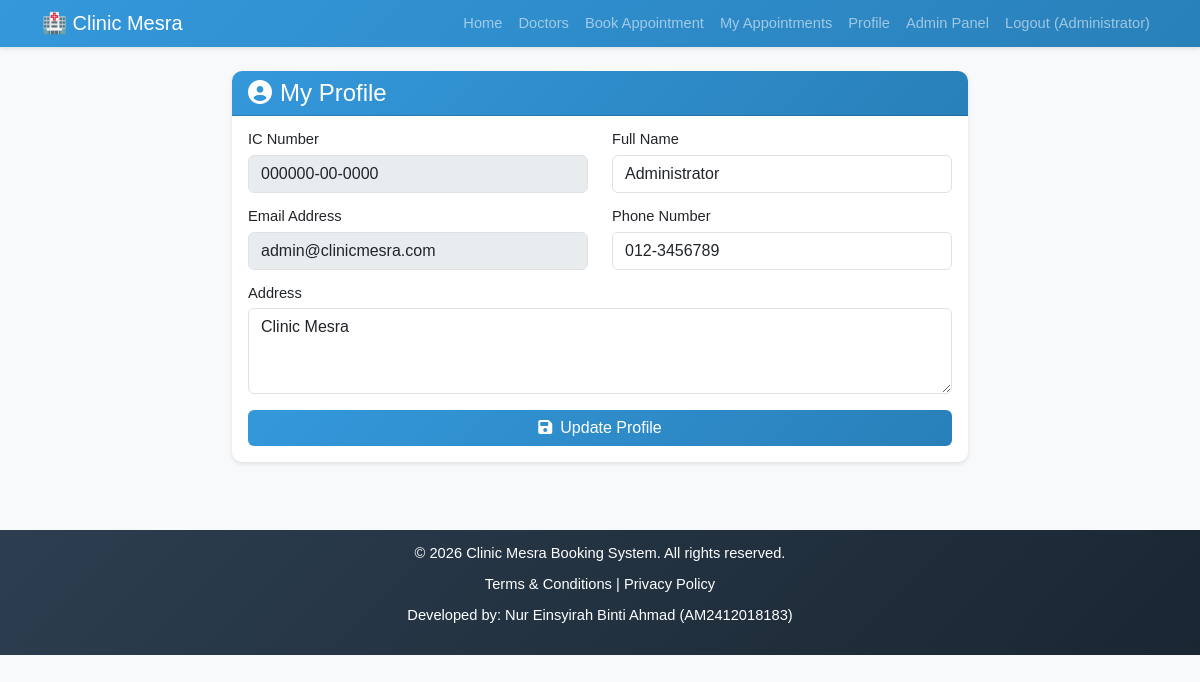
The app's page /profile.php (signed in) with its own data.
### tables this page shows
CREATE TABLE users (
    user_id INT PRIMARY KEY AUTO_INCREMENT,
    ic_number VARCHAR(20) UNIQUE NOT NULL,
    full_name VARCHAR(100) NOT NULL,
    email VARCHAR(100) UNIQUE NOT NULL,
    phone VARCHAR(15) NOT NULL,
    address TEXT,
    password VARCHAR(255) NOT NULL,
    registration_date DATETIME DEFAULT CURRENT_TIMESTAMP,
    role ENUM('patient','admin') DEFAULT 'patient'
);

### profile.php (the view, shortened to what this page needs)
<?php
require_once 'includes/config.php';
$sql = "SELECT * FROM users WHERE user_id = ?";
$stmt = $pdo->prepare($sql);
$stmt->execute([$_SESSION['user_id']]);
$user = $stmt->fetch();
include 'includes/header.php';
?>
<div class="row justify-content-center">
    <div class="col-md-8">
        <div class="card">
            <div class="card-header">
                <h4 class="mb-0"><i class="fas fa-user-circle me-2"></i>My Profile</h4>
            </div>
            <div class="card-body">
                <form method="POST" action="">
                    <div class="row">
                        <div class="col-md-6 mb-3">
                            <label class="form-label">IC Number</label>
                            <input type="text" class="form-control" value="<?php echo $user['ic_number']; ?>" readonly disabled>
                        </div>
                        <div class="col-md-6 mb-3">
                            <label for="full_name" class="form-label">Full Name</label>
                            <input type="text" class="form-control" id="full_name" name="full_name"
                                   value="<?php echo $user['full_name']; ?>" required>
                        </div>
                    </div>
                    <div class="row">
                        <div class="col-md-6 mb-3">
                            <label class="form-label">Email Address</label>
                            <input type="email" class="form-control" value="<?php echo $user['email']; ?>" readonly disabled>
                        </div>
                        <div class="col-md-6 mb-3">
                            <label for="phone" class="form-label">Phone Number</label>
                            <input type="text" class="form-control" id="phone" name="phone"
                                   value="<?php echo $user['phone']; ?>" required>
                        </div>
                    </div>
                    <div class="mb-3">
                        <label for="address" class="form-label">Address</label>
                        <textarea class="form-control" id="address" name="address" rows="3" required><?php echo $user['address']; ?></textarea>
                    </div>
                    <div class="d-grid">
                        <button type="submit" class="btn btn-primary">
                            <i class="fas fa-save me-2"></i>Update Profile
                        </button>
                    </div>
                </form>
            </div>
        </div>
    </div>
</div>
<?php include 'includes/footer.php'; ?>

### css/style.css (style rules this page uses)
body { font-family: Arial, sans-serif; font-size: 11pt; line-height: 1.0; text-align: justify; background-color: #f8f9fa; }
.card { box-shadow: 0 2px 4px rgba(0,0,0,0.1); border: none; margin-bottom: 20px; border-radius: 10px; }
.card-header { background: linear-gradient(135deg, #3498db, #2980b9); color: white; font-weight: bold; border-radius: 10px 10px 0 0 !important; }
.btn-primary { background: linear-gradient(135deg, #3498db, #2980b9); border: none; }

### records on screen
users: ic_number "000000-00-0000", full_name "Administrator", email "admin@clinicmesra.com", phone "012-3456789", address "Clinic Mesra"

### other values on screen
$_SESSION['full_name'] "Administrator"
